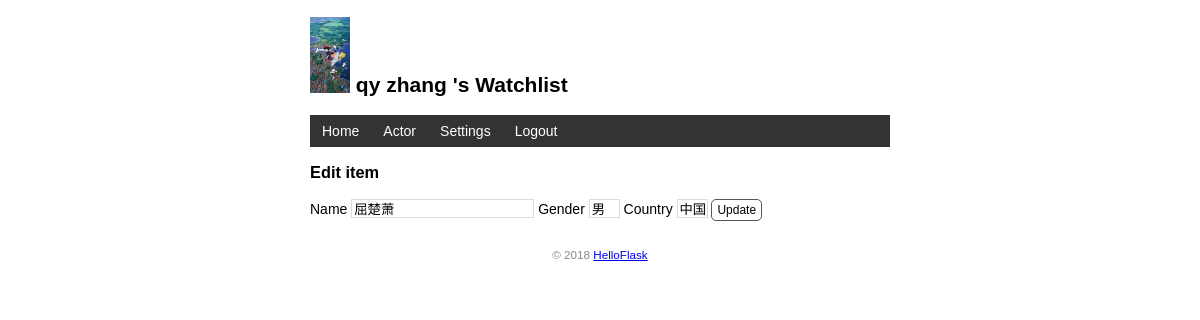
The app's page /actor/edit/2003 (signed in) with its own data.
### app.py (models this page shows, shortened)
class User(db.Model,UserMixin):
    id = db.Column(db.Integer, primary_key=True)
    name = db.Column(db.String(20))
    username = db.Column(db.String(20)) # 用户名
    password_hash = db.Column(db.String(128)) # 密码散列值

class Actor(db.Model):
    __tablename__ = 'actor_info'
    actor_id = db.Column(db.Integer, primary_key=True, autoincrement=True)
    actor_name = db.Column(db.String(20))
    gender = db.Column(db.String(2))
    country = db.Column(db.String(20))
    movie_actors = db.relationship('Movie', secondary=movie_actor_association)
    movie_directs = db.relationship('Movie', secondary=movie_director_association)

### app.py (the view, shortened to what this page needs)
@app.route('/actor/edit/<int:actor_id>', methods=['GET', 'POST'])
@login_required
def edit_actor(actor_id):
    actor = Actor.query.get_or_404(actor_id)
    user = User.query.first() # 读取用户记录
    return render_template('edit_actor.html', actor=actor,user=user)  # 传入被编辑的电影记录

### app.py (called while the page is built)
@login_manager.user_loader
def load_user(user_id): # 创建用户加载回调函数，接受用户 ID 作为参数
    user = User.query.get(int(user_id)) # 用 ID 作为 User 模型的主键查询对应的用户
    return user # 返回用户对象

### templates/edit_actor.html
{% extends 'base.html' %}
{% block content %}
<h3>Edit item</h3>
<form method="post">
	Name <input type="text" name="title" autocomplete="on" required value="{{ actor.actor_name }}">
	Gender <input type="text" name="gender" autocomplete="on" required value="{{ actor.gender }}">
	Country <input type="text" name="gender" autocomplete="on" required value="{{ actor.country }}">
	<input class="btn" type="submit" name="submit" value="Update">
</form>
{% endblock %}

### templates/base.html (shortened to what this page needs)
<!DOCTYPE html>
<html lang="en">
<head>
	{% block head %}
	<link rel="stylesheet" href="{{ url_for('static', filename='style.css') }}" type="text/css">
	{% endblock %}
</head>
<body>
	<h2>
		<img alt="Avatar" class="avatar" src="{{ url_for('static', filename='images/qiqi.png') }}">
		{{user.username}} 's Watchlist
	</h2>
	<nav>
		<ul>
			<li><a href="{{ url_for('index') }}">Home</a></li>
			<li><a href="{{ url_for('actor') }}">Actor</a></li>
		{% if current_user.is_authenticated %}
			<li><a href="{{ url_for('settings') }}">Settings</a></li>
			<li><a href="{{ url_for('logout') }}">Logout</a></li>
		{% else %}
			<li><a href="{{ url_for('login') }}">Login</a></li>
		{% endif %}
		</ul>
	</nav>
	{% block content %}{% endblock %}
	<footer>
		<small>&copy; 2018 <a href="http://helloflask.com/tutorial">HelloFlask</a></small>
	</footer>
</body>
</html>

### static/style.css (style rules this page uses)
body { margin: auto; max-width: 580px; font-size: 14px; font-family: Helvetica, Arial, sans-serif; }
footer { color: #888; margin-top: 15px; text-align: center; padding: 10px; }
.avatar { width: 40px; }
nav ul { list-style-type: none; margin: 0; padding: 0; overflow: hidden; background-color: #333; }
nav li { float: left; }
nav li a { display: block; color: white; text-align: center; padding: 8px 12px; text-decoration: none; }
input[type=submit] { font-family: inherit; }
input[type=text] { border: 1px solid #ddd; }
input[name=gender] { width: 25px; }
.btn { font-size: 12px; padding: 3px 5px; text-decoration: none; cursor: pointer; background-color: white; color: black; border: 1px solid #555555; border-radius: 5px; }

### records on screen
User: username "qy zhang"
Actor: title "屈楚萧", gender "男", gender "中国"
